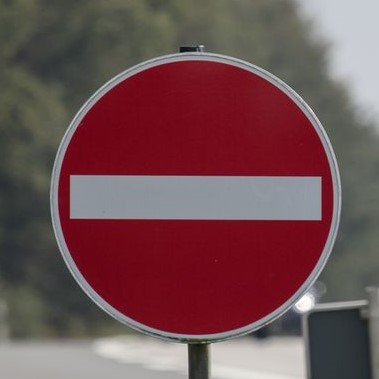
#> input picture ai/sign-classificators/znaki_pierwsze/B-2_2.jpeg, 379 x 379 px, given as the content of the folder znaki, which was not available
$ jupyter execute magiczna_rozdzka.ipynb
#> lines starting #> are read from the running program, lines starting #| are printed output that depends on the picture; after the words box and inside, x2 and y2 are one past the last pixel; in counts of white or black regions, pixels touching at a corner belong together; pictures that were not available may be replaced by others from this repository, and a replacement may not be noted
[cell 1]
import cv2
import numpy as np
import glob
from numpy import uint8
from scipy.stats import circmean, circstd
from matplotlib import pyplot as plt

extensions = ("*.png","*.jpg","*.jpeg",)
glob_list = []
for extension in extensions:
    glob_list.extend(glob.glob("znaki/"+extension))

image_list = []
image_grey_list = []
image_contour_list = []
image_binary_list = []
image_hsv_list = []
col = 1

for filename in glob_list:

    im = cv2.imread(filename)
#> im is the input picture: shape (379, 379, 3); mean B, G, R 82.6, 79.7, 113.6
    im = cv2.cvtColor(im, cv2.COLOR_BGR2RGB)
    image_list.append(im)

    hsv = cv2.cvtColor(im, cv2.COLOR_RGB2HSV)
#> hsv: shape (379, 379, 3); mean H, S, V 100.9, 94, 116.5

    # mask = cv2.inRange(hsv, (100, 178, 0), (140, 255, 255))
    mask = cv2.inRange(hsv, (20, 178, 0), (60, 255, 255)) + cv2.inRange(hsv, (160, 178, 0), (179, 255, 255)) + cv2.inRange(hsv, (0, 178, 0), (20, 255, 255))
#> mask: shape (379, 379); 32.9% white; 1 white region, box (x1, y1, x2, y2) and area: (59, 62, 333, 334) 47328
    imask = mask>0
    temp = np.zeros_like(im, np.uint8)
    temp[imask] = im[imask]
    image_hsv_list.append(temp)

    gray = cv2.cvtColor(im, cv2.COLOR_RGB2GRAY)
    # gray = cv2.GaussianBlur(gray, (3,3), 3)
    # kernel = np.array([[-1,-1,-1], [-1,9,-1], [-1,-1,-1]])
    kernel = np.array([[-0.5,-0.5,-0.5], [-0.5,5,-0.5], [-0.5,-0.5,-0.5]])
    gray = cv2.filter2D(gray, -1, kernel)
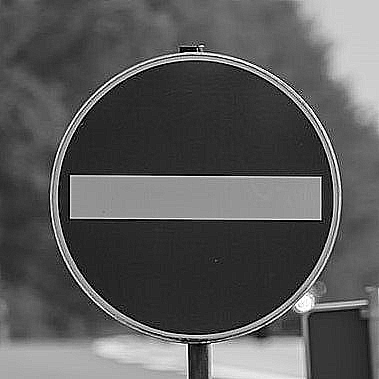
#> gray: shape (379, 379); min 0, max 255, mean 90.5
    image_grey_list.append(gray)

    # ret, binary = cv2.threshold(gray, 127,255, cv2.THRESH_BINARY_INV)
    # binary = cv2.adaptiveThreshold(gray,255,cv2.ADAPTIVE_THRESH_GAUSSIAN_C,cv2.THRESH_BINARY,11,2)
    ret, binary = cv2.threshold(gray,0,255,cv2.THRESH_BINARY+cv2.THRESH_OTSU)
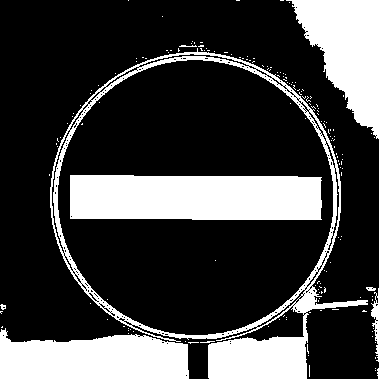
#> binary: shape (379, 379); 25.3% white; 169 white regions (161 under 20 px), largest, box (x1, y1, x2, y2) and area: (70, 175, 322, 220) 10973, (50, 48, 368, 379) 10122, (0, 328, 189, 379) 7514
#> ret = 118
    # border = 50
    # binary = cv2.copyMakeBorder(binary, border, border, border, border, cv2.BORDER_CONSTANT, value=0)

    kernel = np.ones((3, 3), np.uint8)
    binary = cv2.morphologyEx(binary, cv2.MORPH_CLOSE, kernel)
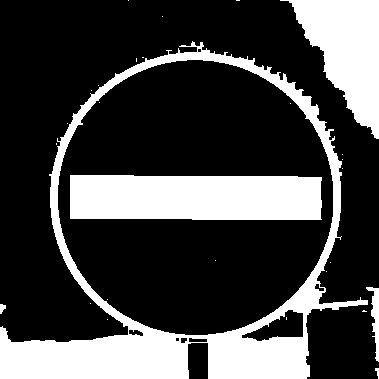
#> binary: shape (379, 379); 27% white; 28 white regions (22 under 20 px)


    image_binary_list.append(binary)

    contours, hierarchy = cv2.findContours(binary, cv2.RETR_TREE, cv2.CHAIN_APPROX_SIMPLE)
#> contours = 36 contours, 25 with area under 20; largest, box (x1, y1, x2, y2) and area: (0, 41, 368, 379) 80076, (57, 59, 334, 336) 59922, (70, 175, 322, 220) 10682, (280, 0, 379, 139) 6886, (241, 309, 304, 342) 1061
    con = cv2.drawContours(im, contours, -1, (0,255,0), 2)
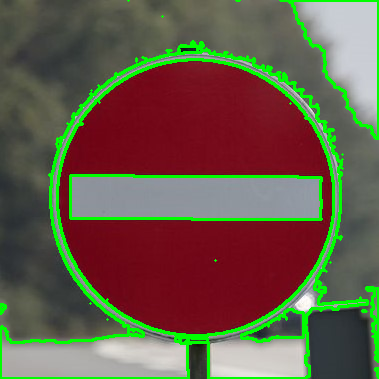
#> con: shape (379, 379, 3); mean R, G, B 101.9, 91.5, 71.9
    image_contour_list.append(con)

def printSigns(image_list, is_grey):
    f = plt.figure()
    f.set_figwidth(40)
    f.set_figheight(40)

    col_number = 3
    row_number = 7
    num = 1

    for img in image_list:
        plt.subplot(row_number,col_number,num)
        if is_grey:
            plt.imshow(img, cmap = 'gray', interpolation = 'bicubic')
        else:
            plt.imshow(img)
        num += 1

# printSigns(image_hsv_list, False)
# printSigns(image_list, False)
printSigns(image_binary_list, True)
#> the loop in printSigns, `for img in image_list:` made 1 pass
#> num on pass 1: 2
#> after the loop in printSigns, `for img in image_list:`: num = 2
# printSigns(image_grey_list, True)
# printSigns(image_contour_list, False)

[cell 2]
import cv2
import numpy as np
from numpy import uint8
from scipy.stats import circmean, circstd
from matplotlib import pyplot as plt


BLACK_THRESHOLD_VALUE = 76
WHITE_THRESHOLD_VALUE_MIN = 140
WHITE_THRESHOLD_SATURATION_MAX = 30

COLORFUL_PIXELS_REQUIRED = 1000

HUE_MARGIN = 10
SATURATION_MARGIN_MIN = 50
VALUE_MARGIN_MIN = 50

HUE_MAX_THRESHOLD = 179

[cell 3]
def readImageAsRGB(filename):
    BGR_image = cv2.imread(filename)
    RGB_image = cv2.cvtColor(BGR_image, cv2.COLOR_BGR2RGB)
    return RGB_image


def readImageAsHSV(filename):
    BGR_image = cv2.imread(filename)
    HSV_image = cv2.cvtColor(BGR_image, cv2.COLOR_BGR2HSV)
    return HSV_image

def getParametersFromImage(HSV_image):
    image_size = np.shape(HSV_image)[0]
    FILL_RATIO = 0.5
    return image_size

def getMeanHSV(HSV_list):
    hue_list = []
    saturation_sum = 0
    value_sum = 0
    for hsv in HSV_list:
        hue_list.append(hsv[0])
        saturation_sum += hsv[1]
        value_sum += hsv[2]
    hue_mean = circmean(hue_list, high=HUE_MAX_THRESHOLD+1)
    saturation_mean = saturation_sum / len(HSV_list)
    value_mean = value_sum / len(HSV_list)
    return (hue_mean, saturation_mean, value_mean)

def getStdHSV(HSV_list):
    hue_list = []
    saturation_list = []
    value_list = []
    for hsv in HSV_list:
        hue_list.append(hsv[0])
        saturation_list.append(hsv[1])
        value_list.append(hsv[2])
    hue_std = circstd(hue_list, high=HUE_MAX_THRESHOLD+1)
    saturation_std = np.std(saturation_list)
    value_std = np.std(value_list)
    return (hue_std, saturation_std, value_std)

[cell 4]
def findMainColor(HSV_image):
    image_size = getParametersFromImage(HSV_image)
    middle_px = image_size // 2
    # what about image height?
    counter = 0
    distance = 0
    hsv_list = []
    # collect colorful(non-black and non-white) pixels starting from center
    # procedure iterates through wider and wider squares until a certain amount is collected
    while (counter < COLORFUL_PIXELS_REQUIRED):
        for i in range(middle_px - distance, middle_px + distance + 1):
            for j in range(middle_px - distance, middle_px + distance + 1):
                if isEdge(i, j, middle_px, distance) and isColorful(HSV_image[i][j]):
                    counter += 1
                    hsv_list.append(HSV_image[i][j])
        distance += 1
    meanHSV = getMeanHSV(hsv_list)
    return meanHSV[0], meanHSV[1], meanHSV[2]


def isEdge(x, y, middle, distance):
    return x == middle - distance or y == middle - distance or x == middle + distance or y == middle + distance


def isColorful(HSV_value):
    return not isBlack(HSV_value) and not isWhite(HSV_value)


def isBlack(HSV_value):
    return HSV_value[2] < BLACK_THRESHOLD_VALUE


def isWhite(HSV_value):
    return HSV_value[2] > WHITE_THRESHOLD_VALUE_MIN and HSV_value[1] < WHITE_THRESHOLD_SATURATION_MAX

[cell 5]
def makeMask(HSV_image, HSV_mean):

    lower_hue = HSV_mean[0] - HUE_MARGIN
    if lower_hue < 0:
        lower_hue += HUE_MAX_THRESHOLD
    if lower_hue > HUE_MAX_THRESHOLD:
        lower_hue -= HUE_MAX_THRESHOLD

    upper_hue = HSV_mean[0] + HUE_MARGIN
    if upper_hue < 0:
        upper_hue += HUE_MAX_THRESHOLD
    if upper_hue > HUE_MAX_THRESHOLD:
        upper_hue -= HUE_MAX_THRESHOLD

    lowerBound = (
        lower_hue, HSV_mean[1] - SATURATION_MARGIN_MIN, HSV_mean[2] - VALUE_MARGIN_MIN)
    upperBound = (upper_hue, 255, 255)

    if lowerBound[0] > upperBound[0]:
        mask1 = cv2.inRange(HSV_image, lowerb=(
            0, lowerBound[1], lowerBound[2]), upperb=upperBound)
        mask2 = cv2.inRange(HSV_image, lowerb=lowerBound, upperb=(
            HUE_MAX_THRESHOLD, upperBound[1], upperBound[2]))
        mask = mask1 | mask2
    else:
        mask = cv2.inRange(HSV_image, lowerb=lowerBound, upperb=upperBound)

    temp = cv2.findContours(mask, cv2.RETR_EXTERNAL, cv2.CHAIN_APPROX_NONE)
    contours = temp[-2]
    cv2.drawContours(mask, contours, contourIdx=-1,
                     color=(255, 255, 255), thickness=-1)

    return mask


def makeContourMask(inside_mask, contour_width):

    mask = inside_mask

    mask_not_bin = cv2.cvtColor(mask, cv2.COLOR_GRAY2RGB)
    mask_contour = np.zeros((np.shape(mask)[0], np.shape(mask)[1]))
    contours, hierarchy = cv2.findContours(
        mask, cv2.RETR_EXTERNAL, cv2.CHAIN_APPROX_SIMPLE)
    cv2.drawContours(mask_contour, contours, -1,
                     (255, 255, 255), contour_width*2)
    mask_contour = np.array(mask_contour, dtype=uint8)

    return mask_contour - cv2.bitwise_and(mask_contour, mask)


def applyMask(img, mask):
    return cv2.bitwise_and(img, img, mask=mask)

def getHSVimageValuesFromMask(HSV_image, BIN_mask):

    # if np.shape(HSV_image) is not np.shape(BIN_mask):
    #     raise BaseException("Coś jest nie halo!")

    HSV_list = []
    for i in range(np.shape(HSV_image)[0]):
        for j in range(np.shape(HSV_image)[1]):
            if BIN_mask[i][j]:
                HSV_list.append(HSV_image[i][j])

    return HSV_list

def getMaskWithBorder(HSV_image, BIN_mask):
    contour_px_iterator = 1
    hue_std = 0
    saturation_std = 0
    value_std = 0
    HUE_STD_MAX = 10
    SATURATION_STD_MAX = 45
    VALUE_STD_MAX = 45
    mask = BIN_mask
    hue_mean, saturation_mean, value_mean = findMainColor(HSV_image)
    HSV_mean = (hue_mean, saturation_mean, value_mean)
    while (hue_std < HUE_STD_MAX and saturation_std < SATURATION_STD_MAX and value_std < VALUE_STD_MAX):
        mask_border = makeContourMask(mask, contour_px_iterator)
        mask_border_hsv_list = getHSVimageValuesFromMask(HSV_image, mask_border)
        hue_std = getStdHSV(mask_border_hsv_list)[0]
        saturation_std = getStdHSV(mask_border_hsv_list)[1]
        value_std = getStdHSV(mask_border_hsv_list)[2]
        if (hue_std < HUE_STD_MAX and saturation_std < SATURATION_STD_MAX and value_std < VALUE_STD_MAX):
            mask += mask_border
    return mask

[cell 6]
# [7 lines left out: function getCroppedSign, not called in this run]

[cell 7]
# [45 lines left out: functions showAllMasks, showSingleMask, showCroppedImages, not called in this run]

def showFinalCroppedImages():
    extensions = ("*.png", "*.jpg", "*.jpeg",)
    glob_list = []
    for extension in extensions:
        glob_list.extend(glob.glob("znaki/"+extension))

    image_list = []

    for filename in glob_list:

        hue_mean, saturation_mean, value_mean = findMainColor(
            readImageAsHSV(filename))
#> in getParametersFromImage, `image_size = np.shape(HSV_image)[0]`: image_size = 379
#> in findMainColor, `middle_px = image_size // 2`: middle_px = 189
#> after the loop in findMainColor, `while (counter < COLORFUL_PIXELS_REQUIRED):`: counter = 1064; distance = 30; hsv_list = 1064 items, first 6: [170, 32, 165], [170, 32, 165], [170, 33, 164], [170, 33, 164], [170, 32, 165], [170, 32, 165]
#> the loop in getMeanHSV, `for hsv in HSV_list:` made 1064 passes
#> (hsv, saturation_sum, value_sum) on passes 1 to 3: ([170, 32, 165], 32, 165), ([170, 32, 165], 64, 330), ([170, 33, 164], 97, 494)
#> after the loop in getMeanHSV, `for hsv in HSV_list:`: hue_list = 1064 values, max 177 at index 53, min 99 at index 450, mean 174.6; saturation_sum = 216017; value_sum = 128355
#> in getMeanHSV, `hue_mean = circmean(hue_list, high=HUE_MAX_THRESHOLD+1)`: hue_mean = 174.7
#> in getMeanHSV, `saturation_mean = saturation_sum / len(HSV_list)`: saturation_mean = 203
#> in getMeanHSV, `value_mean = value_sum / len(HSV_list)`: value_mean = 120.6
#> in findMainColor, `meanHSV = getMeanHSV(hsv_list)`: meanHSV = (174.7, 203, 120.6)
        HSV_mean = (hue_mean, saturation_mean, value_mean)
        mask = getMaskWithBorder(readImageAsHSV(filename), makeMask(readImageAsHSV(filename),HSV_mean))
        image_list.append(applyMask(readImageAsRGB(filename), mask))
        # image_list.append(mask)

    printSigns(image_list, False)

[cell 8]
# showCroppedImages()
filename = "znaki/A-7_4.jpeg"
# [16 lines of commented-out code are left out]

showFinalCroppedImages()
#> in showFinalCroppedImages, `hue_mean, saturation_mean, value_mean = findMainColor( readImageAsHSV(..`: hue_mean = 174.7; saturation_mean = 203; value_mean = 120.6
#> in showFinalCroppedImages, `HSV_mean = (hue_mean, saturation_mean, value_mean)`: HSV_mean = (174.7, 203, 120.6)
#> in makeMask, `lower_hue = HSV_mean[0] - HUE_MARGIN`: lower_hue = 164.7
#> in makeMask, `upper_hue = HSV_mean[0] + HUE_MARGIN`: upper_hue = 184.7
#> in makeMask, `upper_hue -= HUE_MAX_THRESHOLD`: upper_hue = 5.7
#> in makeMask, `lowerBound = ( lower_hue, HSV_mean[1] - SATURATION_MARGIN_MIN, HSV_mea..`: lowerBound = (164.7, 153, 70.63)
#> in makeMask, `upperBound = (upper_hue, 255, 255)`: upperBound = (5.7, 255, 255)
#> in makeMask, `mask1 = cv2.inRange(HSV_image, lowerb=( 0, lowerBound[1], lowerBound[2..`: mask1: shape (379, 379); every value is 0
#> in makeMask, `mask2 = cv2.inRange(HSV_image, lowerb=lowerBound, upperb=( HUE_MAX_THR..`:
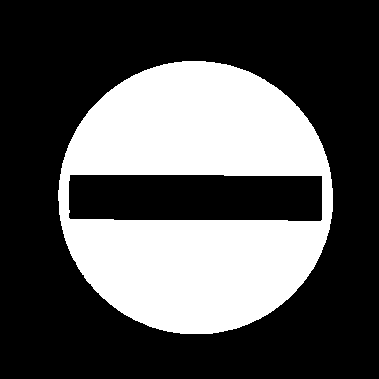
#> mask2: shape (379, 379); 33.2% white; 1 white region
#> in makeMask, `temp = cv2.findContours(mask, cv2.RETR_EXTERNAL, cv2.CHAIN_APPROX_NONE)`: temp = 1 contour; box (x1, y1, x2, y2) and area: (58, 61, 333, 334) 58620
#> in makeMask, `contours = temp[-2]`: contours has the same summary as temp
#> in makeMask, `cv2.drawContours(mask, contours, contourIdx=-1, color=(255, 255, 255),..`:
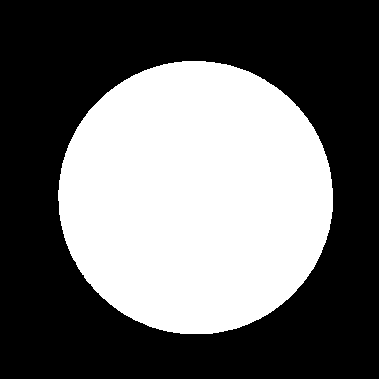
#> mask: shape (379, 379); 41.1% white; 1 white region, box (x1, y1, x2, y2) and area: (58, 61, 333, 334) 59009
#> in getMaskWithBorder, `contour_px_iterator = 1`: contour_px_iterator = 1
#> the loop in getMeanHSV (call 2), `for hsv in HSV_list:` made 1064 passes
#> in getMaskWithBorder, `hue_mean, saturation_mean, value_mean = findMainColor(HSV_image)`: hue_mean = 174.7; saturation_mean = 203; value_mean = 120.6
#> in getMaskWithBorder, `HSV_mean = (hue_mean, saturation_mean, value_mean)`: HSV_mean = (174.7, 203, 120.6)
#> the loop in getMaskWithBorder, `while (hue_std < HUE_STD_MAX and saturation_std < SATURATION_STD_MAX a..` made 3 passes
#> value_std on passes 1 to 3: 25.23, 9.9, 6.18
#> pass 1, in getMaskWithBorder, `mask_border = makeContourMask(mask, contour_px_iterator)`:
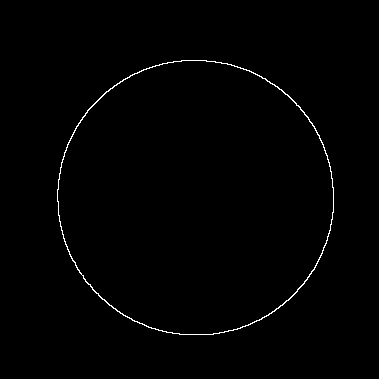
#> mask_border: shape (379, 379); 0.77% white in thin lines or dots, all inside (x1, y1, x2, y2) = (57, 60, 334, 335)
#> pass 1, in getMaskWithBorder, `mask += mask_border`:
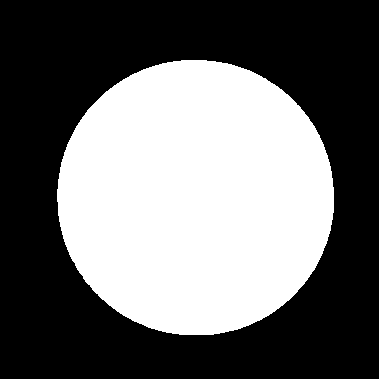
#> mask: shape (379, 379); 41.8% white; 1 white region, box (x1, y1, x2, y2) and area: (57, 60, 334, 335) 60108
#> after the loop in getMaskWithBorder, `while (hue_std < HUE_STD_MAX and saturation_std < SATURATION_STD_MAX a..`:
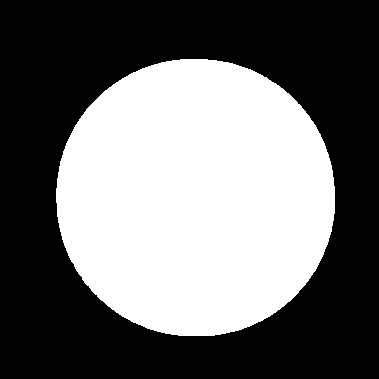
#> mask: shape (379, 379); 42.6% white; 1 white region, box (x1, y1, x2, y2) and area: (56, 59, 335, 336) 61216
#> in applyMask, `return cv2.bitwise_and(img, img, mask=mask)`:
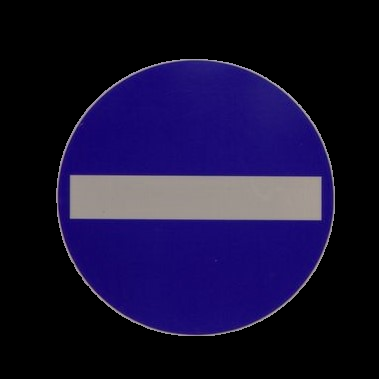
#> returned value: shape (379, 379, 3); mean of channels 0, 1, 2 51.6, 16.6, 22.7; drawn as B, G, R
#> the loop in printSigns (call 2), `for img in image_list:` made 1 pass
